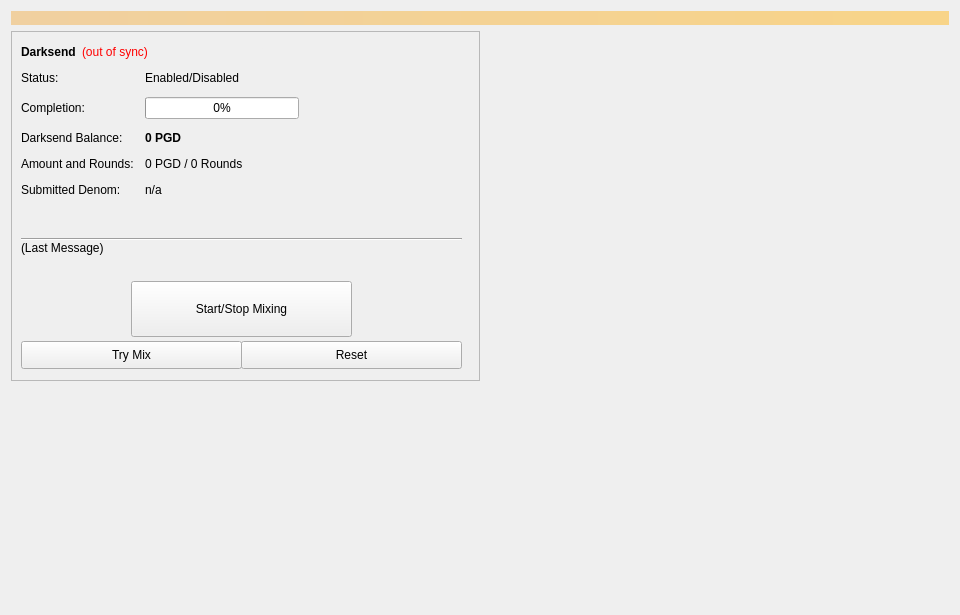
<?xml version="1.0" encoding="UTF-8"?>
<ui version="4.0">
 <class>Coinmix</class>
 <widget class="QWidget" name="Coinmix">
  <property name="geometry">
   <rect>
    <x>0</x>
    <y>0</y>
    <width>960</width>
    <height>615</height>
   </rect>
  </property>
  <property name="minimumSize">
   <size>
    <width>960</width>
    <height>0</height>
   </size>
  </property>
  <property name="windowTitle">
   <string>Form</string>
  </property>
  <layout class="QVBoxLayout" name="topLayout">
   <item>
    <widget class="QLabel" name="labelAlerts">
     <property name="visible">
      <bool>false</bool>
     </property>
     <property name="styleSheet">
      <string notr="true">background-color: qlineargradient(x1: 0, y1: 0, x2: 1, y2: 0, stop:0 #F0D0A0, stop:1 #F8D488); color:#000000;</string>
     </property>
     <property name="wordWrap">
      <bool>true</bool>
     </property>
     <property name="margin">
      <number>3</number>
     </property>
    </widget>
   </item>
   <item>
    <layout class="QHBoxLayout" name="horizontalLayout" stretch="1,1">
     <item>
      <layout class="QVBoxLayout" name="verticalLayout_2">
       <item>
        <widget class="QFrame" name="frameDarksend">
         <property name="minimumSize">
          <size>
           <width>0</width>
           <height>350</height>
          </size>
         </property>
         <property name="layoutDirection">
          <enum>Qt::LeftToRight</enum>
         </property>
         <property name="frameShape">
          <enum>QFrame::StyledPanel</enum>
         </property>
         <property name="frameShadow">
          <enum>QFrame::Raised</enum>
         </property>
         <widget class="QWidget" name="formLayoutWidget">
          <property name="geometry">
           <rect>
            <x>10</x>
            <y>40</y>
            <width>451</width>
            <height>161</height>
           </rect>
          </property>
          <layout class="QFormLayout" name="formLayout">
           <property name="fieldGrowthPolicy">
            <enum>QFormLayout::AllNonFixedFieldsGrow</enum>
           </property>
           <property name="horizontalSpacing">
            <number>11</number>
           </property>
           <property name="verticalSpacing">
            <number>12</number>
           </property>
           <item row="0" column="0">
            <widget class="QLabel" name="label_6">
             <property name="text">
              <string>Status:</string>
             </property>
            </widget>
           </item>
           <item row="1" column="0">
            <widget class="QLabel" name="label_7">
             <property name="text">
              <string>Completion:</string>
             </property>
            </widget>
           </item>
           <item row="1" column="1">
            <widget class="QProgressBar" name="DarksendProgress">
             <property name="maximumSize">
              <size>
               <width>154</width>
               <height>16777215</height>
              </size>
             </property>
             <property name="value">
              <number>0</number>
             </property>
            </widget>
           </item>
           <item row="2" column="0">
            <widget class="QLabel" name="labelAnonymizedText">
             <property name="text">
              <string>Darksend Balance:</string>
             </property>
            </widget>
           </item>
           <item row="2" column="1">
            <widget class="QLabel" name="labelAnonymized">
             <property name="font">
              <font>
               <weight>75</weight>
               <bold>true</bold>
              </font>
             </property>
             <property name="text">
              <string notr="true">0 PGD</string>
             </property>
            </widget>
           </item>
           <item row="3" column="0">
            <widget class="QLabel" name="label_8">
             <property name="text">
              <string>Amount and Rounds:</string>
             </property>
            </widget>
           </item>
           <item row="3" column="1">
            <widget class="QLabel" name="labelAmountRounds">
             <property name="text">
              <string>0 PGD / 0 Rounds</string>
             </property>
            </widget>
           </item>
           <item row="4" column="0">
            <widget class="QLabel" name="label_9">
             <property name="text">
              <string>Submitted Denom:</string>
             </property>
            </widget>
           </item>
           <item row="4" column="1">
            <widget class="QLabel" name="labelSubmittedDenom">
             <property name="toolTip">
              <string>The denominations you submitted to the Masternode.&lt;br&gt;To mix, other users must submit the exact same denominations.</string>
             </property>
             <property name="text">
              <string>n/a</string>
             </property>
            </widget>
           </item>
           <item row="0" column="1">
            <widget class="QLabel" name="DarksendEnabled">
             <property name="text">
              <string>Enabled/Disabled</string>
             </property>
            </widget>
           </item>
          </layout>
         </widget>
         <widget class="QPushButton" name="runAutoDenom">
          <property name="geometry">
           <rect>
            <x>251</x>
            <y>17</y>
            <width>1</width>
            <height>1</height>
           </rect>
          </property>
          <property name="palette">
           <palette>
            <active>
             <colorrole role="WindowText">
              <brush brushstyle="SolidPattern">
               <color alpha="255">
                <red>0</red>
                <green>0</green>
                <blue>0</blue>
               </color>
              </brush>
             </colorrole>
             <colorrole role="Button">
              <brush brushstyle="SolidPattern">
               <color alpha="255">
                <red>239</red>
                <green>238</green>
                <blue>238</blue>
               </color>
              </brush>
             </colorrole>
             <colorrole role="Light">
              <brush brushstyle="SolidPattern">
               <color alpha="255">
                <red>255</red>
                <green>255</green>
                <blue>255</blue>
               </color>
              </brush>
             </colorrole>
             <colorrole role="Midlight">
              <brush brushstyle="SolidPattern">
               <color alpha="255">
                <red>247</red>
                <green>246</green>
                <blue>246</blue>
               </color>
              </brush>
             </colorrole>
             <colorrole role="Dark">
              <brush brushstyle="SolidPattern">
               <color alpha="255">
                <red>119</red>
                <green>119</green>
                <blue>119</blue>
               </color>
              </brush>
             </colorrole>
             <colorrole role="Mid">
              <brush brushstyle="SolidPattern">
               <color alpha="255">
                <red>159</red>
                <green>159</green>
                <blue>159</blue>
               </color>
              </brush>
             </colorrole>
             <colorrole role="Text">
              <brush brushstyle="SolidPattern">
               <color alpha="255">
                <red>0</red>
                <green>0</green>
                <blue>0</blue>
               </color>
              </brush>
             </colorrole>
             <colorrole role="BrightText">
              <brush brushstyle="SolidPattern">
               <color alpha="255">
                <red>255</red>
                <green>255</green>
                <blue>255</blue>
               </color>
              </brush>
             </colorrole>
             <colorrole role="ButtonText">
              <brush brushstyle="SolidPattern">
               <color alpha="255">
                <red>0</red>
                <green>0</green>
                <blue>0</blue>
               </color>
              </brush>
             </colorrole>
             <colorrole role="Base">
              <brush brushstyle="SolidPattern">
               <color alpha="255">
                <red>255</red>
                <green>255</green>
                <blue>255</blue>
               </color>
              </brush>
             </colorrole>
             <colorrole role="Window">
              <brush brushstyle="SolidPattern">
               <color alpha="255">
                <red>239</red>
                <green>238</green>
                <blue>238</blue>
               </color>
              </brush>
             </colorrole>
             <colorrole role="Shadow">
              <brush brushstyle="SolidPattern">
               <color alpha="255">
                <red>0</red>
                <green>0</green>
                <blue>0</blue>
               </color>
              </brush>
             </colorrole>
             <colorrole role="AlternateBase">
              <brush brushstyle="SolidPattern">
               <color alpha="255">
                <red>247</red>
                <green>246</green>
                <blue>246</blue>
               </color>
              </brush>
             </colorrole>
             <colorrole role="ToolTipBase">
              <brush brushstyle="SolidPattern">
               <color alpha="255">
                <red>255</red>
                <green>255</green>
                <blue>220</blue>
               </color>
              </brush>
             </colorrole>
             <colorrole role="ToolTipText">
              <brush brushstyle="SolidPattern">
               <color alpha="255">
                <red>0</red>
                <green>0</green>
                <blue>0</blue>
               </color>
              </brush>
             </colorrole>
            </active>
            <inactive>
             <colorrole role="WindowText">
              <brush brushstyle="SolidPattern">
               <color alpha="255">
                <red>0</red>
                <green>0</green>
                <blue>0</blue>
               </color>
              </brush>
             </colorrole>
             <colorrole role="Button">
              <brush brushstyle="SolidPattern">
               <color alpha="255">
                <red>239</red>
                <green>238</green>
                <blue>238</blue>
               </color>
              </brush>
             </colorrole>
             <colorrole role="Light">
              <brush brushstyle="SolidPattern">
               <color alpha="255">
                <red>255</red>
                <green>255</green>
                <blue>255</blue>
               </color>
              </brush>
             </colorrole>
             <colorrole role="Midlight">
              <brush brushstyle="SolidPattern">
               <color alpha="255">
                <red>247</red>
                <green>246</green>
                <blue>246</blue>
               </color>
              </brush>
             </colorrole>
             <colorrole role="Dark">
              <brush brushstyle="SolidPattern">
               <color alpha="255">
                <red>119</red>
                <green>119</green>
                <blue>119</blue>
               </color>
              </brush>
             </colorrole>
             <colorrole role="Mid">
              <brush brushstyle="SolidPattern">
               <color alpha="255">
                <red>159</red>
                <green>159</green>
                <blue>159</blue>
               </color>
              </brush>
             </colorrole>
             <colorrole role="Text">
              <brush brushstyle="SolidPattern">
               <color alpha="255">
                <red>0</red>
                <green>0</green>
                <blue>0</blue>
               </color>
              </brush>
             </colorrole>
             <colorrole role="BrightText">
              <brush brushstyle="SolidPattern">
               <color alpha="255">
                <red>255</red>
                <green>255</green>
                <blue>255</blue>
               </color>
              </brush>
             </colorrole>
             <colorrole role="ButtonText">
              <brush brushstyle="SolidPattern">
               <color alpha="255">
                <red>0</red>
                <green>0</green>
                <blue>0</blue>
               </color>
              </brush>
             </colorrole>
             <colorrole role="Base">
              <brush brushstyle="SolidPattern">
               <color alpha="255">
                <red>255</red>
                <green>255</green>
                <blue>255</blue>
               </color>
              </brush>
             </colorrole>
             <colorrole role="Window">
              <brush brushstyle="SolidPattern">
               <color alpha="255">
                <red>239</red>
                <green>238</green>
                <blue>238</blue>
               </color>
              </brush>
             </colorrole>
             <colorrole role="Shadow">
              <brush brushstyle="SolidPattern">
               <color alpha="255">
                <red>0</red>
                <green>0</green>
                <blue>0</blue>
               </color>
              </brush>
             </colorrole>
             <colorrole role="AlternateBase">
              <brush brushstyle="SolidPattern">
               <color alpha="255">
                <red>247</red>
                <green>246</green>
                <blue>246</blue>
               </color>
              </brush>
             </colorrole>
             <colorrole role="ToolTipBase">
              <brush brushstyle="SolidPattern">
               <color alpha="255">
                <red>255</red>
                <green>255</green>
                <blue>220</blue>
               </color>
              </brush>
             </colorrole>
             <colorrole role="ToolTipText">
              <brush brushstyle="SolidPattern">
               <color alpha="255">
                <red>0</red>
                <green>0</green>
                <blue>0</blue>
               </color>
              </brush>
             </colorrole>
            </inactive>
            <disabled>
             <colorrole role="WindowText">
              <brush brushstyle="SolidPattern">
               <color alpha="255">
                <red>119</red>
                <green>119</green>
                <blue>119</blue>
               </color>
              </brush>
             </colorrole>
             <colorrole role="Button">
              <brush brushstyle="SolidPattern">
               <color alpha="255">
                <red>239</red>
                <green>238</green>
                <blue>238</blue>
               </color>
              </brush>
             </colorrole>
             <colorrole role="Light">
              <brush brushstyle="SolidPattern">
               <color alpha="255">
                <red>255</red>
                <green>255</green>
                <blue>255</blue>
               </color>
              </brush>
             </colorrole>
             <colorrole role="Midlight">
              <brush brushstyle="SolidPattern">
               <color alpha="255">
                <red>247</red>
                <green>246</green>
                <blue>246</blue>
               </color>
              </brush>
             </colorrole>
             <colorrole role="Dark">
              <brush brushstyle="SolidPattern">
               <color alpha="255">
                <red>119</red>
                <green>119</green>
                <blue>119</blue>
               </color>
              </brush>
             </colorrole>
             <colorrole role="Mid">
              <brush brushstyle="SolidPattern">
               <color alpha="255">
                <red>159</red>
                <green>159</green>
                <blue>159</blue>
               </color>
              </brush>
             </colorrole>
             <colorrole role="Text">
              <brush brushstyle="SolidPattern">
               <color alpha="255">
                <red>119</red>
                <green>119</green>
                <blue>119</blue>
               </color>
              </brush>
             </colorrole>
             <colorrole role="BrightText">
              <brush brushstyle="SolidPattern">
               <color alpha="255">
                <red>255</red>
                <green>255</green>
                <blue>255</blue>
               </color>
              </brush>
             </colorrole>
             <colorrole role="ButtonText">
              <brush brushstyle="SolidPattern">
               <color alpha="255">
                <red>119</red>
                <green>119</green>
                <blue>119</blue>
               </color>
              </brush>
             </colorrole>
             <colorrole role="Base">
              <brush brushstyle="SolidPattern">
               <color alpha="255">
                <red>239</red>
                <green>238</green>
                <blue>238</blue>
               </color>
              </brush>
             </colorrole>
             <colorrole role="Window">
              <brush brushstyle="SolidPattern">
               <color alpha="255">
                <red>239</red>
                <green>238</green>
                <blue>238</blue>
               </color>
              </brush>
             </colorrole>
             <colorrole role="Shadow">
              <brush brushstyle="SolidPattern">
               <color alpha="255">
                <red>0</red>
                <green>0</green>
                <blue>0</blue>
               </color>
              </brush>
             </colorrole>
             <colorrole role="AlternateBase">
              <brush brushstyle="SolidPattern">
               <color alpha="255">
                <red>239</red>
                <green>238</green>
                <blue>238</blue>
               </color>
              </brush>
             </colorrole>
             <colorrole role="ToolTipBase">
              <brush brushstyle="SolidPattern">
               <color alpha="255">
                <red>255</red>
                <green>255</green>
                <blue>220</blue>
               </color>
              </brush>
             </colorrole>
             <colorrole role="ToolTipText">
              <brush brushstyle="SolidPattern">
               <color alpha="255">
                <red>0</red>
                <green>0</green>
                <blue>0</blue>
               </color>
              </brush>
             </colorrole>
            </disabled>
           </palette>
          </property>
          <property name="focusPolicy">
           <enum>Qt::NoFocus</enum>
          </property>
          <property name="autoFillBackground">
           <bool>true</bool>
          </property>
          <property name="text">
           <string/>
          </property>
          <property name="flat">
           <bool>true</bool>
          </property>
         </widget>
         <widget class="QPushButton" name="toggleDarksend">
          <property name="geometry">
           <rect>
            <x>120</x>
            <y>250</y>
            <width>221</width>
            <height>56</height>
           </rect>
          </property>
          <property name="sizePolicy">
           <sizepolicy hsizetype="MinimumExpanding" vsizetype="Fixed">
            <horstretch>0</horstretch>
            <verstretch>0</verstretch>
           </sizepolicy>
          </property>
          <property name="text">
           <string>Start/Stop Mixing</string>
          </property>
         </widget>
         <widget class="Line" name="lineLastMessage">
          <property name="geometry">
           <rect>
            <x>10</x>
            <y>200</y>
            <width>441</width>
            <height>16</height>
           </rect>
          </property>
          <property name="orientation">
           <enum>Qt::Horizontal</enum>
          </property>
         </widget>
         <widget class="QLabel" name="DarksendStatus">
          <property name="geometry">
           <rect>
            <x>10</x>
            <y>210</y>
            <width>451</width>
            <height>43</height>
           </rect>
          </property>
          <property name="minimumSize">
           <size>
            <width>288</width>
            <height>43</height>
           </size>
          </property>
          <property name="text">
           <string>(Last Message)</string>
          </property>
          <property name="alignment">
           <set>Qt::AlignLeading|Qt::AlignLeft|Qt::AlignTop</set>
          </property>
          <property name="wordWrap">
           <bool>true</bool>
          </property>
         </widget>
         <widget class="QPushButton" name="DarksendAuto">
          <property name="geometry">
           <rect>
            <x>10</x>
            <y>310</y>
            <width>221</width>
            <height>28</height>
           </rect>
          </property>
          <property name="sizePolicy">
           <sizepolicy hsizetype="MinimumExpanding" vsizetype="Fixed">
            <horstretch>0</horstretch>
            <verstretch>0</verstretch>
           </sizepolicy>
          </property>
          <property name="toolTip">
           <string>Try to manually submit a Darksend request.</string>
          </property>
          <property name="text">
           <string>Try Mix</string>
          </property>
         </widget>
         <widget class="QPushButton" name="DarksendReset">
          <property name="geometry">
           <rect>
            <x>230</x>
            <y>310</y>
            <width>221</width>
            <height>28</height>
           </rect>
          </property>
          <property name="sizePolicy">
           <sizepolicy hsizetype="MinimumExpanding" vsizetype="Fixed">
            <horstretch>0</horstretch>
            <verstretch>0</verstretch>
           </sizepolicy>
          </property>
          <property name="toolTip">
           <string>Reset the current status of Darksend (can interrupt Darksend if it's in the process of Mixing, which can cost you money!)</string>
          </property>
          <property name="autoFillBackground">
           <bool>false</bool>
          </property>
          <property name="text">
           <string>Reset</string>
          </property>
         </widget>
         <widget class="QWidget" name="layoutWidget">
          <property name="geometry">
           <rect>
            <x>10</x>
            <y>10</y>
            <width>431</width>
            <height>22</height>
           </rect>
          </property>
          <layout class="QHBoxLayout" name="horizontalLayout_5">
           <item>
            <widget class="QLabel" name="label_2">
             <property name="font">
              <font>
               <weight>75</weight>
               <bold>true</bold>
              </font>
             </property>
             <property name="text">
              <string>Darksend</string>
             </property>
            </widget>
           </item>
           <item>
            <widget class="QLabel" name="labelDarksendSyncStatus">
             <property name="toolTip">
              <string>The displayed information may be out of date. Your wallet automatically synchronizes with the PGD network after a connection is established, but this process has not completed yet.</string>
             </property>
             <property name="styleSheet">
              <string notr="true">QLabel { color: red; }</string>
             </property>
             <property name="text">
              <string notr="true">(out of sync)</string>
             </property>
             <property name="alignment">
              <set>Qt::AlignLeading|Qt::AlignLeft|Qt::AlignVCenter</set>
             </property>
            </widget>
           </item>
           <item>
            <spacer name="horizontalSpacer_4">
             <property name="orientation">
              <enum>Qt::Horizontal</enum>
             </property>
             <property name="sizeHint" stdset="0">
              <size>
               <width>40</width>
               <height>20</height>
              </size>
             </property>
            </spacer>
           </item>
          </layout>
         </widget>
        </widget>
       </item>
       <item>
        <spacer name="verticalSpacer">
         <property name="orientation">
          <enum>Qt::Vertical</enum>
         </property>
         <property name="sizeHint" stdset="0">
          <size>
           <width>20</width>
           <height>40</height>
          </size>
         </property>
        </spacer>
       </item>
      </layout>
     </item>
     <item>
      <layout class="QVBoxLayout" name="verticalLayout_3">
       <item>
        <spacer name="verticalSpacer_2">
         <property name="orientation">
          <enum>Qt::Vertical</enum>
         </property>
         <property name="sizeType">
          <enum>QSizePolicy::Expanding</enum>
         </property>
         <property name="sizeHint" stdset="0">
          <size>
           <width>20</width>
           <height>40</height>
          </size>
         </property>
        </spacer>
       </item>
      </layout>
     </item>
    </layout>
   </item>
  </layout>
 </widget>
 <resources/>
 <connections/>
</ui>
